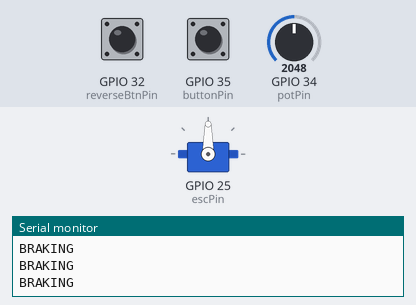
A sketch run on a simulated ESP32. Shown: servo, the last lines printed to the serial monitor. Inputs (shaded band) come from the test bench; at power-on: GPIO 35 (buttonPin) LOW, GPIO 32 (reverseBtnPin) HIGH, GPIO 34 (potPin) = 2048.

Above: at 4.2 s.
4.3 s: GPIO 35 (buttonPin) pulled HIGH for 0.15 s
At 4.38 s:
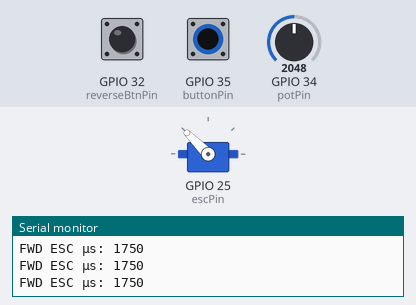
5.9 s: GPIO 32 (reverseBtnPin) pulled LOW for 0.15 s
7.5 s: GPIO 35 (buttonPin) pulled HIGH for 1 s
At 8.3 s:
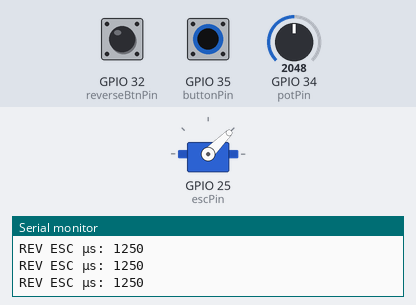
10.0 s: GPIO 32 (reverseBtnPin) pulled LOW for 1 s
12.5 s: GPIO 35 (buttonPin) pulled HIGH for 3.2 s
At 13.7 s:
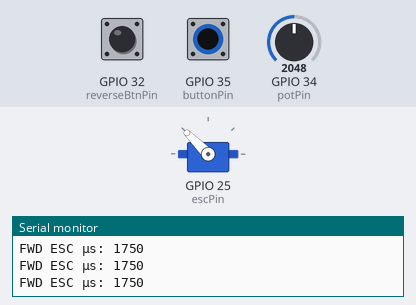
Timing chart, 0 to 17.2 s (numbered marks = the images above; inputs shaded):
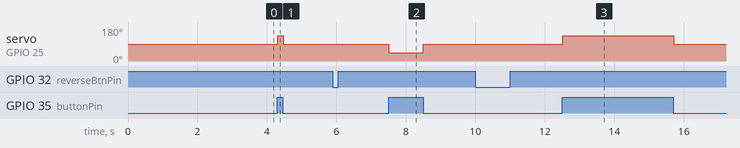

The sketch:

motor-bidirection-brake.ino
```cpp
#include <ESP32Servo.h>

const int potPin = 34;
const int escPin = 25;
const int buttonPin = 35;
const int reverseBtnPin = 32;  // new button for toggling direction

Servo esc;
bool reverseMode = false;
bool lastBtnState = HIGH;

void setup() {
  Serial.begin(115200);
  pinMode(buttonPin, INPUT);
  pinMode(reverseBtnPin, INPUT_PULLUP);

  esc.attach(escPin, 1000, 2000);
  esc.writeMicroseconds(1500);  // neutral, not 1000
  delay(3000);
  Serial.println("Armed!");
}

void loop() {
  // Toggle reverse on button press (with simple debounce)
  bool currentBtnState = digitalRead(reverseBtnPin);
  if (currentBtnState == LOW && lastBtnState == HIGH) {
    reverseMode = !reverseMode;
    Serial.print("Direction: ");
    Serial.println(reverseMode ? "REVERSE" : "FORWARD");
    delay(50);  // debounce
  }
  lastBtnState = currentBtnState;

  bool braking = digitalRead(buttonPin) == LOW;

  if (braking) {
    esc.writeMicroseconds(1500);  // neutral = stop
    Serial.println("BRAKING");
  } else {
    int potValue = analogRead(potPin);
    int escValue;

    if (reverseMode) {
      // pot 0→4095 maps to 1500→1000 (neutral to full reverse)
      escValue = map(potValue, 0, 4095, 1500, 1000);
    } else {
      // pot 0→4095 maps to 1500→2000 (neutral to full forward)
      escValue = map(potValue, 0, 4095, 1500, 2000);
    }

    esc.writeMicroseconds(escValue);
    Serial.print(reverseMode ? "REV " : "FWD ");
    Serial.print("ESC µs: ");
    Serial.println(escValue);
  }

  delay(20);
}
```

Measured:
- after the input at 4.3 s, servo on GPIO 25 (escPin): 90° → 135° at once, → 90° 0.16 s later
- after the input at 7.5 s, servo on GPIO 25 (escPin): 90° → 45° at once, → 90° 0.99 s later
- after the input at 12.5 s, servo on GPIO 25 (escPin): 90° → 135° at once, → 90° 3.2 s later
